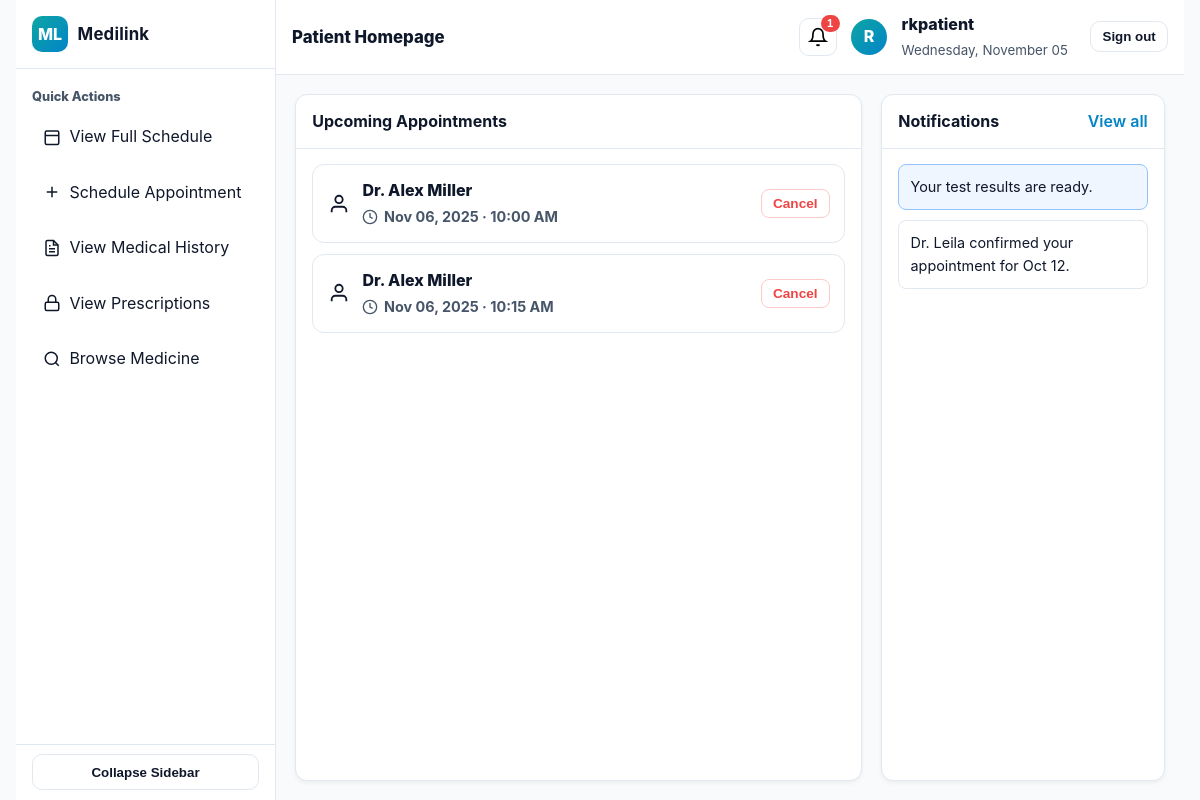
Page /accounts/patient/home/ (signed in) on the earlier database version.
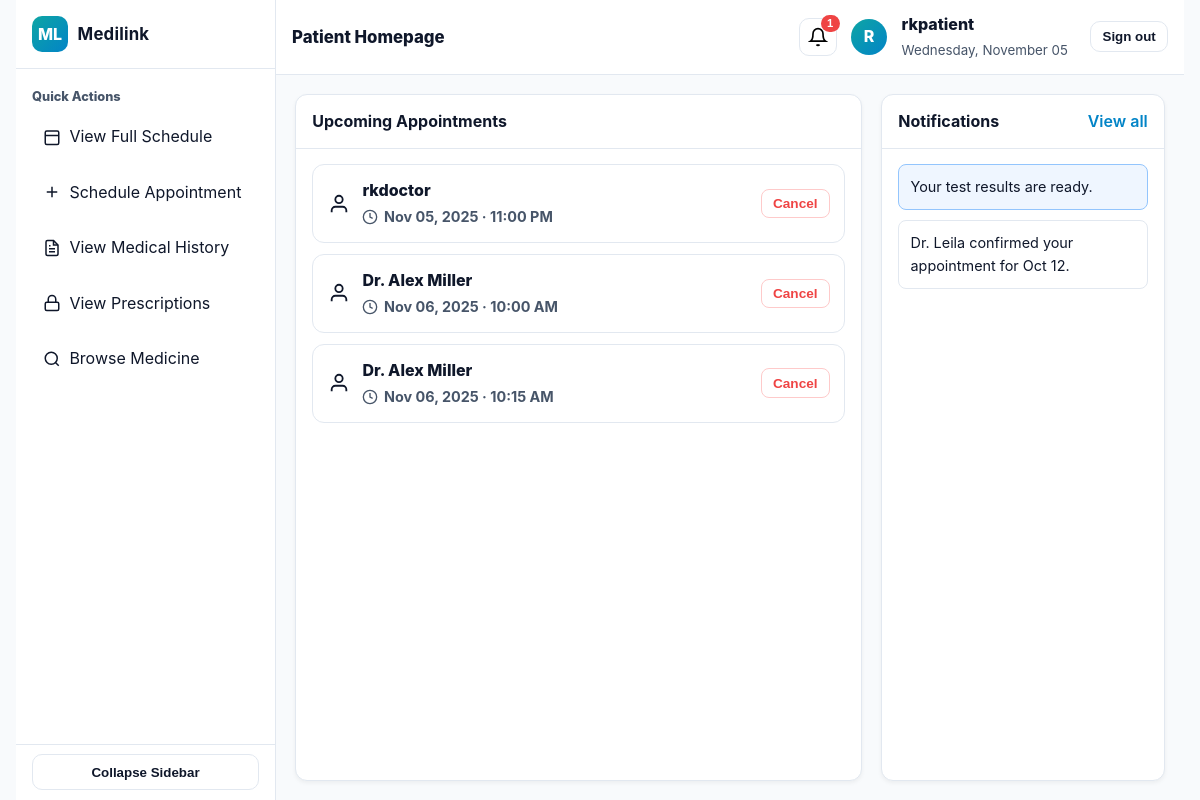
Same page on the later database version.
### accounts/models.py (models this page shows, shortened)
class Appointment(models.Model):
    class Status(models.TextChoices):
        SCHEDULED = "scheduled", "Scheduled"
        COMPLETED = "completed", "Completed"
        CANCELLED = "cancelled", "Cancelled"
    doctor = models.ForeignKey(Doctor, on_delete=models.CASCADE, related_name="appointments")
    patient = models.ForeignKey(Patient, on_delete=models.CASCADE, related_name="appointments")
    date_time = models.DateTimeField()
    status = models.CharField(max_length=20, choices=Status.choices, default=Status.SCHEDULED)
    doctor_notes = models.TextField(blank=True)
    notes = models.TextField(blank=True, null=True)
    class Meta:
        unique_together = ("doctor", "patient", "date_time")

class Doctor(models.Model):
    doctor_id = models.OneToOneField(
        User, on_delete=models.CASCADE, primary_key=True, related_name="doctor"
    )
    specialty = models.CharField(max_length=120, blank=True)
    license_number = models.CharField(max_length=80, unique=True, blank=True, null=True)

class User(AbstractUser):
    class Role(models.TextChoices):
        DOCTOR = "doctor", "Doctor"
        PATIENT = "patient", "Patient"
        PHARMACY = "pharmacy", "Pharmacy"
    email = models.EmailField(unique=True)           # Unique email for login
    name = models.CharField(max_length=120)          # Full name
    role = models.CharField(max_length=20, choices=Role.choices)
    phone_number = models.CharField(max_length=30, blank=True)
    reset_password_token = models.CharField(max_length=100, blank=True, null=True)
    reset_password_expires = models.DateTimeField(null=True, blank=True)
    USERNAME_FIELD = 'email'
    REQUIRED_FIELDS = ['username']

### accounts/views.py (the view)
# urls.py: path('patient/home/', views.patient_home, name='patient_home'),
@login_required
def patient_home(request):
    user = request.user
    today = timezone.localdate()
    now = timezone.now()
    if user.role != User.Role.PATIENT:
        return render(request, "accounts/error.html", {
            "message": "This page is for patients only."
        })
    try:
        patient_profile = user.patient
    except Patient.DoesNotExist:
        patient_profile = Patient.objects.create(
            patient_id=user,
            national_id='',
            dob=None,
            gender='',
            blood_type='',
            history_summary=''
        )
    upcoming_appointments = Appointment.objects.filter(
        patient=patient_profile,
        date_time__gte=now,
        status=Appointment.Status.SCHEDULED
    ).select_related('doctor__doctor_id').order_by('date_time')
    past_appointments = Appointment.objects.filter(
        patient=patient_profile,
        date_time__lt=now
    ).exclude(status=Appointment.Status.CANCELLED).select_related('doctor__doctor_id').order_by('-date_time')
    notifications = [
        {"message": "Your test results are ready.", "seen": False},
        {"message": "Dr. Leila confirmed your appointment for Oct 12.", "seen": True},
    ]
    unseen_count = sum(1 for n in notifications if not n["seen"])
    context = {
        "patient_name": user.name or user.username,
        "today": today.strftime("%A, %B %d"),
        "appointments": upcoming_appointments,  # <-- added for template compatibility
        "upcoming_appointments": upcoming_appointments,
        "past_appointments": past_appointments,
        "unseen_count": unseen_count,
        "notifications": notifications,
    }
    return render(request, "accounts/patient_home.html", context)

### accounts/templates/accounts/patient_home.html (shortened to what the changed rows need)
{% load static %}
<!DOCTYPE html>
<html lang="en">
<head>
  <link rel="stylesheet" href="{% static 'css/styles.css' %}">
</head>
<body>
  <div class="app" id="appShell">
    <aside class="sidebar">
      <div class="brand"><div class="logo">ML</div><h1>Medilink</h1></div>
    </aside>
    <section class="main">
      <div class="content">
        <div class="panel">
          <div class="head">
            <h2>Upcoming Appointments</h2>
          </div>
          <div class="body">
            {% if appointments %}
              <div class="appt-list">
                {% for appt in appointments %}
                  <div class="appt">
                    <div class="left">
                      <svg width="22" height="22" viewBox="0 0 24 24" fill="none" stroke="currentColor" stroke-width="2">
                        <path d="M20 21v-2a4 4 0 0 0-4-4H8a4 4 0 0 0-4 4v2"></path><circle cx="12" cy="7" r="4"></circle>
                      </svg>
                      <div class="info">
                        <div class="doctor-name">{{ appt.doctor.doctor_id.name }}</div>
                        <div class="time">
                          <svg width="16" height="16" viewBox="0 0 24 24" fill="none" stroke="currentColor" stroke-width="2">
                            <circle cx="12" cy="12" r="10"></circle><path d="M12 6v6l4 2"></path>
                          </svg>
                          {{ appt.date_time|date:"M d, Y · h:i A" }}
                        </div>
                      </div>
                    </div>
                    <div class="actions">
                    <form action="{% url 'cancel_appointment' appt.id %}" method="post" style="display:inline;">
                      <button type="submit" class="cancel">Cancel</button>
                    </form>
                  </div>
                  </div>
                {% endfor %}
              </div>
            {% endif %}
          </div>
        </div>
        <div class="panel">
          <div class="head">
            <h2>Notifications</h2>
          </div>
          <div class="body">
            {% if notifications %}
              <div class="notif-list">
                {% for notif in notifications %}
                  <div class="notif-item {% if not notif.seen %}unread{% endif %}">
                    <p>{{ notif.message }}</p>
                  </div>
                {% endfor %}
              </div>
            {% endif %}
          </div>
        </div>
      </div>
    </section>
  </div>
</body>
</html>

Differences in the rows shown:
added Appointment: doctor.doctor_id.name "rkdoctor", date_time "Nov 05, 2025 · 11:00 PM"
